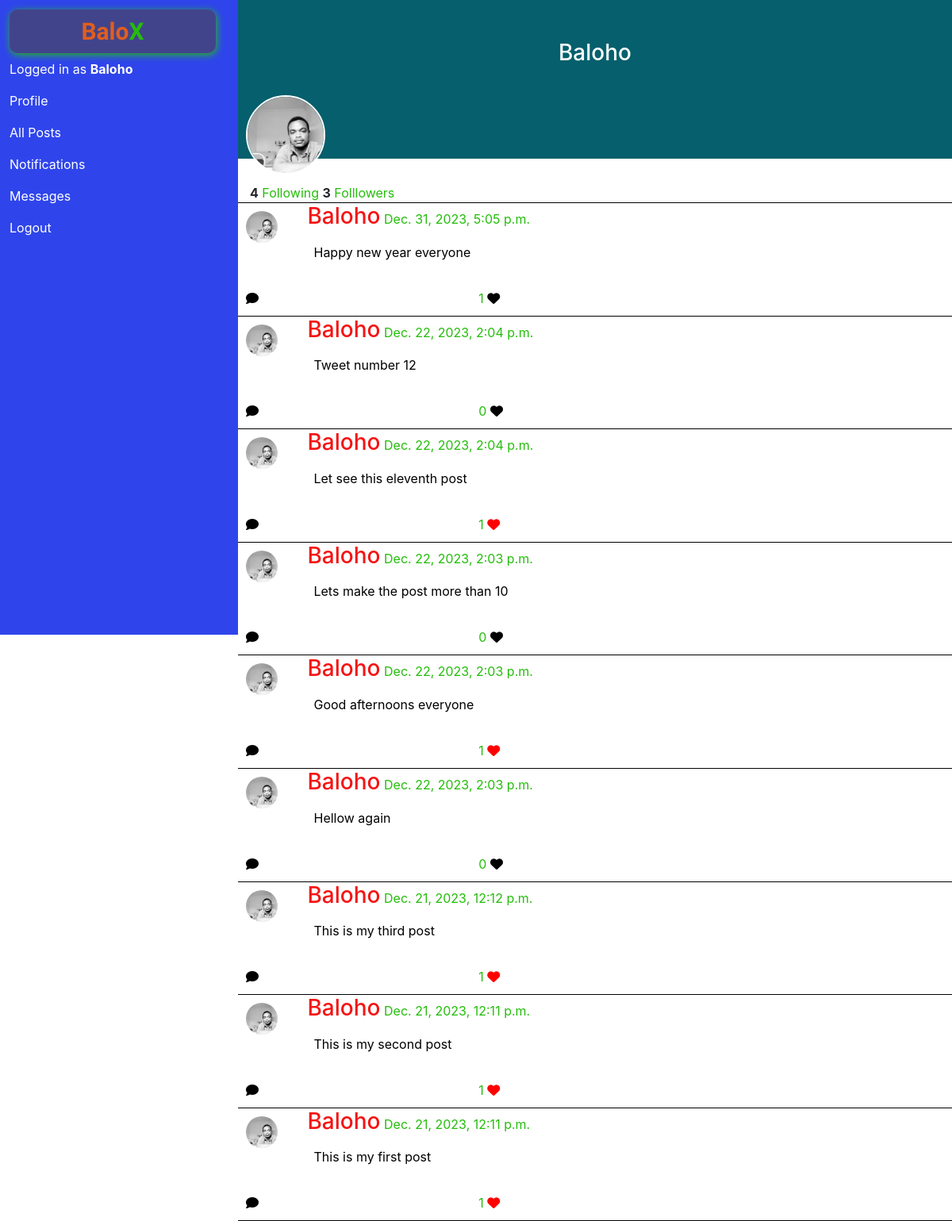
Page /2 (signed in) on the committed database.
### network/models.py (models this page shows, shortened)
class User(AbstractUser):
    pass

class Post(models.Model):
    author = models.ForeignKey(User, on_delete=models.CASCADE, related_name='tweet')
    tweet = models.TextField(verbose_name='post', null=False, blank=False)
    liked_by = models.ManyToManyField(User, related_name='liked_posts', null=True, blank=True)
    likes = models.IntegerField(null=True, blank=True, verbose_name='like', max_length=20, default=0)
    time = models.DateTimeField(verbose_name='creation time')

### network/views.py (the view)
# urls.py: path('<int:profile_id>', views.profile, name='profile'),
@login_required
def profile(request, profile_id):
        profile = User.objects.get(pk=profile_id)
        if profile:
            if Account.objects.filter(user=profile).exists():
                followings = Account.objects.filter(user=profile).count()
            else:
                followings = 0
            if profile.followers:
                followers = profile.followers.all().count()
            else:
                followers = 0
            posts = Post.objects.filter(author=profile).order_by('-time')
            if Account.objects.filter(user=request.user, target=profile).exists():
                account = Account.objects.get(user=request.user, target=profile)
                followed = account.is_following
            else:
                followed = False
            return render(request, 'network/profile.html', {
            'profile' : profile,
            "followings" : followings,
            'followers' : followers,
            'followed' : followed,
            'posts' : posts
            })
        else:
            messages.error(request, 'Profile does not exist')
            return HttpResponseRedirect(reverse('index'))

### network/templates/network/profile.html (shortened to what this page needs)
{% extends 'network/layout.html' %}
{% load static %}
{% block body %}
<section id="profile_info">
    <div class="profile_imgs">
        <img src="{% static 'network/user.jpg' %}" alt="img">
        <h3>{{profile|capfirst}}</h3>
    </div>
    <div class="profile_btn">
    </div>
    <div class="follow_following container">
        <strong id="followings-{{profile.id}}">{{followings}}</strong>
        <span>Following</span>
        <strong id="followers-{{profile.id}}">{{followers}}</strong>
        <span>Folllowers</span>
    </div>
</section>
{% for post in posts %}
<section class="tweet">
    <div class="row container">
        <div class="userImg col-sm-1">
            <img src="{% static 'network/user.jpg' %}" alt="">
        </div>
        <div class="tweetContent col-sm-11">
            <h3 class="username">{{post.author|capfirst}}</h3>
            <span>{{post.time}}</span>
            <p>{{post.tweet}}</p>
        </div>
    </div>
    <div class="tweetIcon container row">
        <div class="col">
            <i class="fa-solid fa-comment"></i>
        </div>
        <div class="col">
            <span id="post-likes-{{post.id}}">{{post.likes}}</span>
            {% if request.user in post.liked_by.all %}
                <i class="liked fa-solid fa-heart likeIcon" data-like="post-{{post.id}}" id="post-like-{{post.id}}"></i>
            {% else %}
                <i class="unliked fa-solid fa-heart likeIcon" data-like="post-{{post.id}}" id="post-like-{{post.id}}"></i>
            {% endif %}
        </div>
        {% if request.user == post.author %}
        <div class="col">
            <i class="fa-regular fa-pen-to-square" data-edit="{{post.id}}"></i>
        </div>
        {% endif %}
    </div>
</section>
{% endfor %}
{% endblock %}

### network/templates/network/layout.html (shortened to what this page needs)
{% load static %}
<!DOCTYPE html>
<html lang="en">
    <head>
        <link rel="stylesheet" href="https://stackpath.bootstrapcdn.com/bootstrap/4.4.1/css/bootstrap.min.css">
        <link href="{% static 'network/styles.css' %}" rel="stylesheet">
    </head>
    <body>
        <div class="container-fluid">
            <div class="row">
                <nav class="navbar navbar-left col-sm-3" id="navbar-left">
                        <div class="left-container">
                                <ul class="navbar-nav mr-auto">
                                    <strong class="log navbar-brand">Balo<span>X</span></strong>
                                {% if user.is_authenticated %}
                                    <li class="nav-item">
                                        <a class="nav-link" href="#">Logged in as <strong>{{ request.user|capfirst}}</strong></a>
                                    </li>
                                    <li class="nav-item">
                                        <a class="nav-link" href="{% url 'profile' request.user.id %}">Profile</a>
                                    </li>
                                {% endif %}
                                <li class="nav-item">
                                    <a class="nav-link" href="{% url 'index' %}">All Posts</a>
                                </li>
                                <li class="nav-item">
                                <a class="nav-link" href="#">Notifications</a>
                                </li>
                                <li class="nav-item">
                                    <a class="nav-link" href="#">Messages</a>
                                </li>
                                {% if user.is_authenticated %}
                                    <li class="nav-item">
                                        <a class="nav-link" href="{% url 'logout' %}">Logout</a>
                                    </li>
                                {% endif %}
                                </ul>
                        </div>
                </nav>
                <div class="body col-sm-9">
                    {% block body %}
                    {% endblock %}
                </div>
            </div>
        </div>
    </body>
</html>

### network/static/network/styles.css (style rules this page uses)
body { background-color: white; }
.left-container { padding: 2px !important; }
.navbar-left { position: fixed; display: block; padding: 10px; height: 100vh; background-color: #2F45EB; }
.navbar-left a { color: white; }
.navbar { height: 100vh; }
span { color:#25BD0C; }
.navbar-brand { box-sizing: border-box; text-align: center; font-size: 30px; color: #E05E1F; background-color: #42448B; border-radius: 10px; box-shadow: 1px 2px 10px #25BD0C; font-family: 'Lobster', sans-serif; }
.body { padding: 0 !important; position: absolute; right: 0; }
section { border-bottom: solid 1px black; position: relative; }
.userImg { padding: 10px; }
.userImg img { width: 40px; height: 40px; border-radius: 50%; }
.tweetContent h3 { display: inline-block; color: rgb(245, 20, 20); }
.tweet p { padding: 8px; color: black; }
.tweetIcon { padding: 10px; color: white; }
.fa-solid { color: black; }
.profile_imgs { background-color: rgb(5, 95, 108); position: relative; height: 200px; }
.profile_imgs img { position: absolute; width: 100px; height: 100px; border-radius: 50%; left: 10px; bottom: -20px; border: solid 2px white; }
.profile_imgs h3 { color: white; position: relative; top: 50px; text-align: center; }
.profile_btn { display: flex; justify-content: right; color: white; align-items: center; height: 15px; margin-top: 8px; }
.username { color: #2F45EB; }
.postcontents h4,p { color: white; }
.liked { color: red; }
.unliked { color: black; }

### rows in the picture
User: user "Baloho", username "Baloho"
Post: author "Baloho", time "Dec. 31, 2023, 5:05 p.m.", tweet "Happy new year everyone", likes "1"
Post: author "Baloho", time "Dec. 22, 2023, 2:04 p.m.", tweet "Tweet number 12", likes "0"
Post: author "Baloho", time "Dec. 22, 2023, 2:04 p.m.", tweet "Let see this eleventh post", likes "1"
Post: author "Baloho", time "Dec. 22, 2023, 2:03 p.m.", tweet "Lets make the post more than 10", likes "0"
Post: author "Baloho", time "Dec. 22, 2023, 2:03 p.m.", tweet "Good afternoons everyone", likes "1"
Post: author "Baloho", time "Dec. 22, 2023, 2:03 p.m.", tweet "Hellow again", likes "0"
Post: author "Baloho", time "Dec. 21, 2023, 12:12 p.m.", tweet "This is my third post", likes "1"
Post: author "Baloho", time "Dec. 21, 2023, 12:11 p.m.", tweet "This is my second post", likes "1"
Post: author "Baloho", time "Dec. 21, 2023, 12:11 p.m.", tweet "This is my first post", likes "1"

### other values in the picture
{{ followings }} "4"
{{ followers }} "3"
